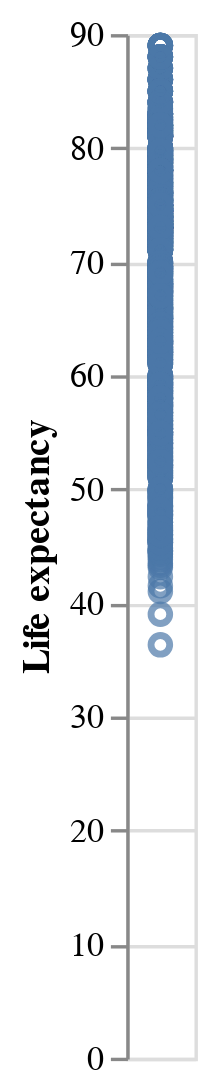

Write notebook code for a chart like this one.
### Code cell
#checking for outliers or typos
alt.Chart(health_factors).mark_point().encode(
    y='Life expectancy',

    )

### Figure 1 — Vega-Lite specification as saved in the notebook (floating-point values rounded to 4 significant figures; data arrays with more than 128 entries replaced by an {"elided": "..."} marker saying what was removed)
{"config": {"view": {"continuousWidth": 400, "continuousHeight": 300}}, "data": {"name": "data-fb7a9cb87f2745404a6ee70be0d36da9"}, "mark": "point", "encoding": {"y": {"field": "Life expectancy", "type": "quantitative"}}, "$schema": "https://vega.github.io/schema/vega-lite/v4.17.0.json", "datasets": {"data-fb7a9cb87f2745404a6ee70be0d36da9": {"elided": "2482 records"}}}
